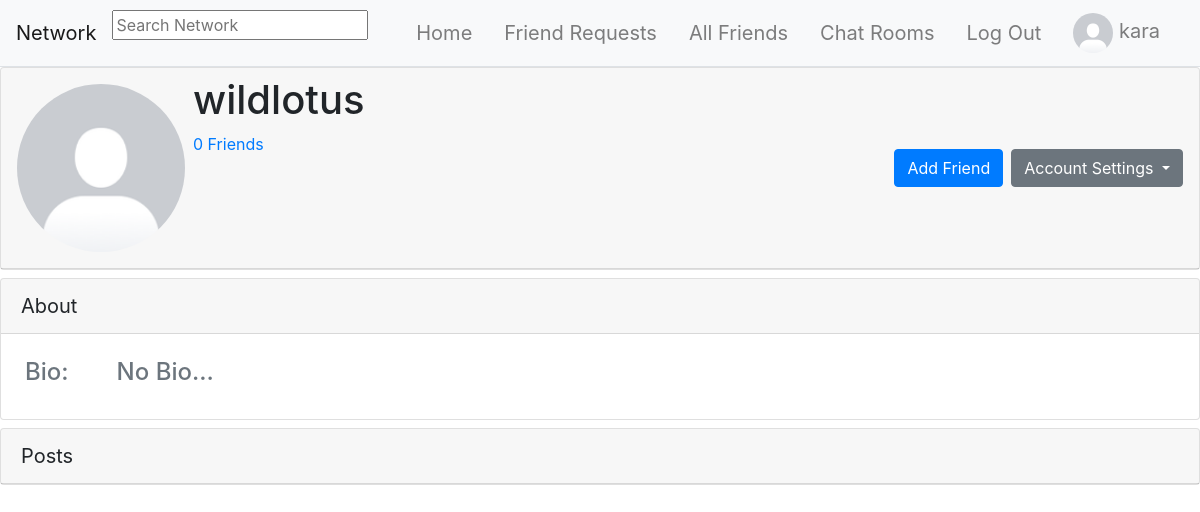
Page /profile/2ef83b37-b663-45ca-ac8e-6aa545aaf2c0 (signed in) on the committed database.
### network/models.py (models this page shows, shortened)
class User(AbstractUser):
    pass

class UserProfile(models.Model):
    id = models.UUIDField(primary_key=True, default=uuid.uuid4, editable=False)
    user = models.OneToOneField(User, related_name="profile", on_delete=models.CASCADE)
    bio = models.TextField(default="No Bio...", max_length=101)
    picture = models.ImageField(default="default_profile_image.png")
    friends = models.ManyToManyField(to="self", blank=True, related_name="+", symmetrical=False)
    blocked = models.ManyToManyField(to="self", blank=True, related_name="+", symmetrical=False)

### network/views.py (the view)
# urls.py: path("profile/<uuid:profile_id>", views.show_profile, name="profile"),
@login_required
def show_profile(request, profile_id):
    try:
        profile = UserProfile.objects.get(id=profile_id)
        context = {
            "profile": profile,
            "posts": Post.objects.filter(author=profile).order_by('-timestamp'),
            "friend_request_available": not profile in request.user.profile.friends.all() and not profile in request.user.profile.blocked.all() and profile.user != request.user,
            "currently_friended": profile in request.user.profile.friends.all(),
            "self_in_friend_request": self_in_friend_request(profile, request.user.profile),
            "self_in_profile_friend_request": self_in_profile_friend_request(request.user.profile, profile)
        }
        if self_in_profile_friend_request(request.user.profile, profile):
            friend_request = FriendRequest.objects.get(to_user=request.user.profile, from_user=profile)
            context["friend_request_id"] = friend_request.id
        if request.user != profile.user:
            context["mutual_friends"] = mutual_friends(request.user.profile, profile)
            context["mutual_friends_amount"] = mutual_friends(request.user.profile, profile).count()
    except UserProfile.DoesNotExist:
        return JsonResponse({"error": "User matching query does not exist."})
    return render(request, "network/profile.html", context)

### network/views.py (called while the page is built)
@login_required
def mutual_friends(request_user, profile):
    profile_friends = profile.friends.all()
    friends_with_profile = profile_friends.values_list('pk', flat=True)
    mutual_friends_of_request_user = request_user.friends.filter(pk__in=friends_with_profile)
    return mutual_friends_of_request_user

def self_in_friend_request(to_user, from_user):
    try:
        FriendRequest.objects.get(to_user=to_user, from_user=from_user, active=True)
        return True
    except FriendRequest.DoesNotExist:
        return False

def self_in_profile_friend_request(to_user, from_user):
    try:
        FriendRequest.objects.get(to_user=to_user, from_user=from_user, active=True)
        return True
    except FriendRequest.DoesNotExist:
        return False

### templates/network/profile.html (shortened to what this page needs)
{% extends "network/layout.html" %} {% load static %}
{% block body %}
    {% if not request.user in profile.blocked.all and not profile.user in request.user.profile.blocked.all %}
    <div id="profile">
        <div class="card">
            <div class="card-header d-flex p-2">
                <div class="m-2">
                    <img class="profile_picture" src="{{ profile.picture.url }}" alt="Profile Picture" style="border-radius: 50%" id="default_profile_picture" width="168" height="168">
                </div>
                <div class="d-flex flex-column">
                    <div>
                        <h1>
                            {{ profile.user.username }}
                        </h1>
                    </div>
                    <div>
                        <div>
                            <a href="{% url 'profile_friends' profile.id %}">
                                {{ profile.friends.count }} Friends
                            </a>
                        </div>
                    </div>
                </div>
                    <div class="d-flex ml-auto align-items-center p-2">
                    </div>
                    <div class="d-flex align-items-center p-2">
                        {% if friend_request_available or self_in_friend_request or currently_friended or self_in_profile_friend_request %}
                            {% if currently_friended %}
                                <button type="button" class="btn btn-primary" data-toggle="modal" data-target="#myModal">Friends</button>
                            {% elif self_in_friend_request %}
                                <button type="button" class="btn btn-primary" id="cancel_friend_request_button" data-profile_id="{{ profile.id }}">Cancel Request</button>
                            {% else %}
                                <button type="button" class="btn btn-primary" id="send_friend_request_button" data-profile_id="{{ profile.id }}">Add Friend</button>
                            {% endif %}
                        {% endif %}
                        {% if request.user != profile.user and not profile.user in request.user.profile.blocked.all %}
                        <div class="dropdown ml-2">
                            <button class="btn btn-secondary dropdown-toggle" type="button" id="dropdownMenuButton" data-toggle="dropdown" aria-haspopup="true" aria-expanded="false">
                            Account Settings
                            </button>
                        {% endif %}
                    </div>
                </div>
            </div>
        </div>
    </div>
    <div class="card mt-2">
        <div class="card-header" style="font-size: 20px;">About</div>
            <div class="d-flex justify-content-start text-muted">
                <div class="m-3 p-2">
                    <h4>Bio:</h4>
                </div>
                <div class="m-3 p-2">
                    <h4 id="default_profile_bio">
                        {{ profile.bio }}
                    </h4>
                </div>
            </div>
        </div>
    </div>
    <div class="card mt-2">
        <div class="card-header" style="font-size: 20px;">Posts</div>
    </div>
    {% endif %}
{% endblock body %}

### templates/network/layout.html (shortened to what this page needs)
{% load static %}
<!DOCTYPE html>
<html lang="en">
<head>
    <link rel="stylesheet" href="https://stackpath.bootstrapcdn.com/bootstrap/4.4.1/css/bootstrap.min.css">
    <link rel="stylesheet" href="{% static 'network/css/styles.css' %}">
    <link rel="stylesheet" href="https://unpkg.com/@trevoreyre/autocomplete-js/dist/style.css">
</head>
<body>
    <nav class="navbar navbar-expand-lg navbar-light bg-light sticky-top border-bottom">
        <a class="navbar-brand" href="{% url 'index' %}">Network</a>
        {% if request.user.is_authenticated %}
            <div id="autocomplete" class="autocomplete" style="width: 320px;">
                <form action="{% url 'search_results' %}" method="get">
                    <input class="autocomplete-input" id="autocomplete_input" placeholder="Search Network" name="q">
                </form>
            </div>
        {% endif %}
        <div class="collapse navbar-collapse" id="navbarNav">
            <ul class="navbar-nav mx-auto">
                {% if user.is_authenticated %}
                <li class="nav-item">
                    <a class="navbar-brand nav-link" href="{% url 'index' %}">
                        Home
                    </a>
                </li>
                <li class="nav-item">
                    <a class="navbar-brand nav-link" href="{% url 'friend_requests' %}">
                        Friend Requests
                    </a>
                </li>
                <li class="nav-item">
                    <a class="navbar-brand nav-link" href="{% url 'friends' %}">
                        All Friends
                    </a>
                </li>
                <li class="nav-item">
                    <a class="navbar-brand nav-link" href="{% url 'chat:index' %}">
                        Chat Rooms
                    </a>
                </li>
                <li class="nav-item">
                    <a class="navbar-brand nav-link" href="{% url 'account_logout' %}">
                        Log Out
                    </a>
                </li>
                {% endif %}
            </ul>
            {% if user.is_authenticated %}
                <ul class="navbar-nav ml-auto">
                    <a class="nav-link navbar-brand" href="{% url 'profile' request.user.profile.id %}" id="profile">
                        <li class="nav-item">
                            <img src="{{ user.profile.picture.url }}" alt="Logged in Profile Picture" width="40" height="40" style="border-radius: 50%;" id="logged_in_picture">
                            {{ user.username }}
                        </li>
                    </a>
                </ul>
            {% endif %}
        </div>
    </nav>
    <div class="body">
        {% block body %}
        {% endblock %}
</body>
</html>

### rows in the picture
User: profile.picture (placeholder picture), username "kara"
UserProfile: picture (placeholder picture), user.username "wildlotus", friends.count "0", bio "No Bio..."
